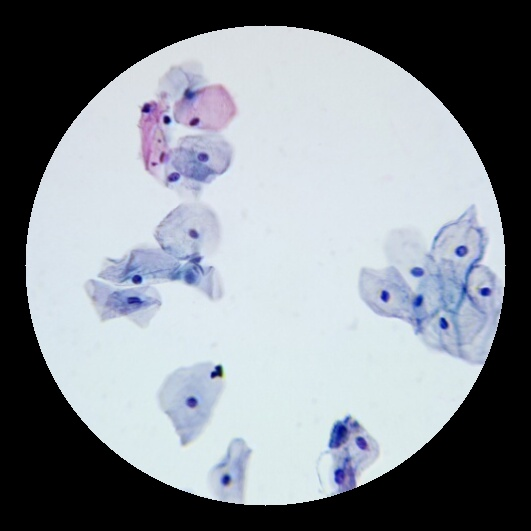
#> input picture alignment_code/elastic_alignment/images/4990.jpg, 531 x 531 px; its folder holds only this picture in this run
$ python -i utils_align.py   (imports and definitions only)
#> lines starting #> are read from the running program, lines starting #| are printed output that depends on the picture; after the words box and inside, x2 and y2 are one past the last pixel; in counts of white or black regions, pixels touching at a corner belong together
#> further down, picture is the input picture: shape (531, 531, 3); mean B, G, R 146.6, 139.5, 133.4
from __future__ import print_function
import cv2
import numpy as np
import glob
import os


MAX_FEATURES = 2000
GOOD_MATCH_PERCENT = 0.9

def crop_microscope(img_to_crop):
    pad_y = img_to_crop.shape[0]//200
#> pad_y = 2
    pad_x = img_to_crop.shape[1]//200
#> pad_x = 2
    img = img_to_crop[pad_y:-pad_y, pad_y:-pad_y,:]

    gray = cv2.cvtColor(img,cv2.COLOR_BGR2GRAY)
    _,thresh = cv2.threshold(gray,50,255,cv2.THRESH_BINARY)
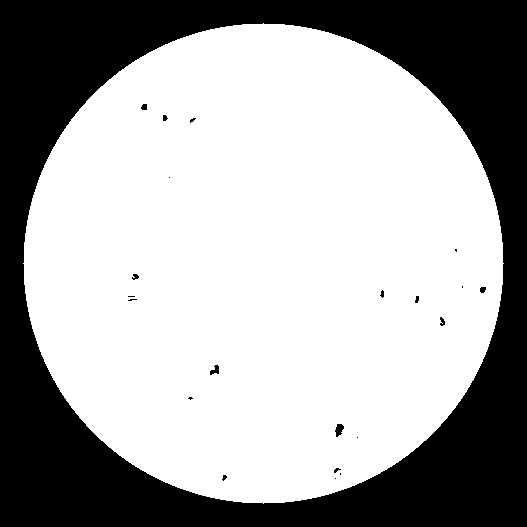
#> thresh: shape (527, 527); 65% white; 22 black regions (12 under 20 px), largest, box (x1, y1, x2, y2) and area: (0, 0, 527, 527) 96812, (335, 424, 344, 437) 76, (210, 365, 219, 375) 54
    x,y,w,h = cv2.boundingRect(thresh) #getting crop points
#> x = 23; y = 23; w = 481; h = 481


#since we cropped borders we need to uncrop it back
    if y!=0:
        y = y+pad_y
#> y = 25
    if h == thresh.shape[0]:
        h = h+pad_y
    if x !=0:
        x = x +pad_x
#> x = 25
    if w == thresh.shape[1]:
        w = w + pad_x
    h = h+pad_y
#> h = 483
    w = w + pad_x
#> w = 483
    crop = img_to_crop[y:y+h,x:x+w]

    return crop


def alignImageChannels(im1):

  im1=crop_microscope(im1)

  red_channel = im1[:,:,2]
  blue_channel = im1[:,:,1]
  green_channel = im1[:,:,0]
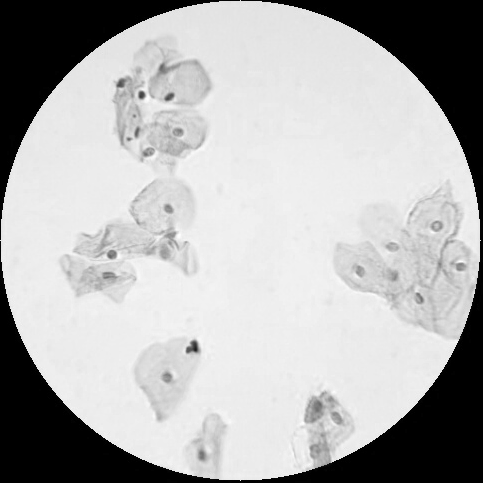
#> green_channel: shape (483, 483); min 0, max 255, mean 177.2


  # Convert images to grayscale
  im1Gray = red_channel
  im2Gray = blue_channel
  im3Gray = green_channel
  # Detect ORB features and compute descriptors.

  orb = cv2.ORB_create(MAX_FEATURES)
  keypoints1, descriptors1 = orb.detectAndCompute(im1Gray, None)
#> keypoints1 = 1185 keypoints; strongest (x, y, size): (192, 343, 77.1), (193, 341, 44.6), (143, 95, 44.6), (193, 342, 37.2)
  keypoints2, descriptors2 = orb.detectAndCompute(im2Gray, None)
#> keypoints2 = 1223 keypoints; strongest (x, y, size): (192, 343, 77.1), (143, 95, 44.6), (193, 341, 44.6), (142, 95, 53.6)
  keypoints3, descriptors3 = orb.detectAndCompute(im3Gray, None)
#> keypoints3 = 926 keypoints; strongest (x, y, size): (143, 94, 44.6), (195, 348, 64.3), (194, 343, 77.1), (194, 344, 53.6)

  # Match features.
  matcher = cv2.DescriptorMatcher_create(cv2.DESCRIPTOR_MATCHER_BRUTEFORCE_HAMMING)

  matches = matcher.match(descriptors1, descriptors2, None)
#> matches = 1185 matches

  matches2 = matcher.match(descriptors3, descriptors2, None)
#> matches2 = 926 matches

  # Sort matches by score
  matches= list(matches)
  matches.sort(key=lambda x: x.distance, reverse=False)

  matches2= list(matches2)
  matches2.sort(key=lambda x: x.distance, reverse=False)

  # Remove not so good matches
  numGoodMatches = int(len(matches) * GOOD_MATCH_PERCENT)
#> numGoodMatches = 1066
  matches = matches[:numGoodMatches]
#> matches = 1066 matches

  numGoodMatches2 = int(len(matches2) * GOOD_MATCH_PERCENT)
#> numGoodMatches2 = 833
  matches2 = matches2[:numGoodMatches2]
#> matches2 = 833 matches

  # Draw top matches
  imMatches = cv2.drawMatches(red_channel, keypoints1, blue_channel, keypoints2, matches, None)
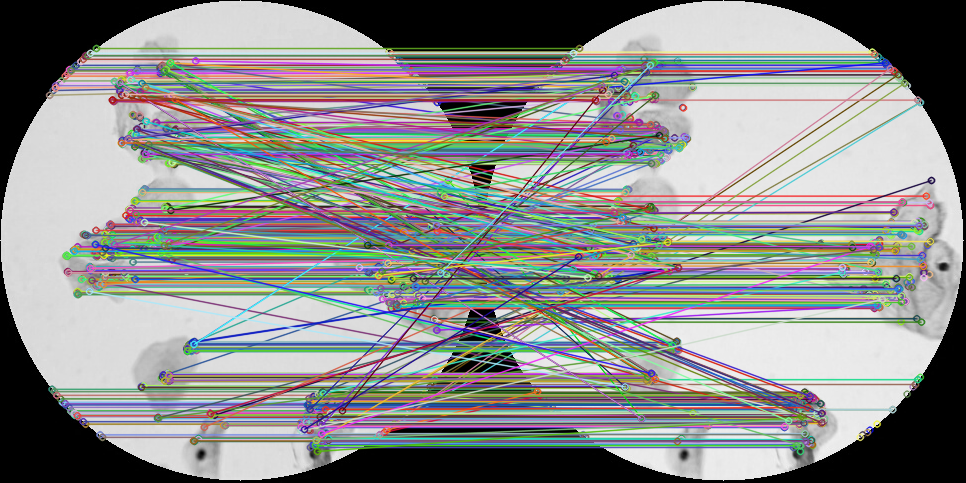
#> imMatches: shape (483, 966, 3); mean of channels 0, 1, 2 140.4, 141.2, 139.7; drawn as B, G, R
  cv2.imwrite("matches.jpg", imMatches)

  imMatches2 = cv2.drawMatches(green_channel, keypoints3, blue_channel, keypoints2, matches2, None)
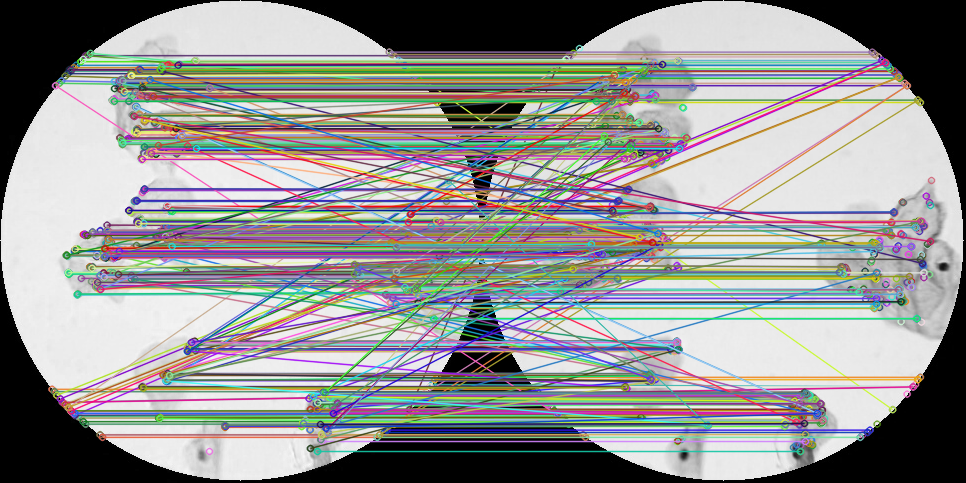
#> imMatches2: shape (483, 966, 3); mean of channels 0, 1, 2 146.2, 147.2, 147.2; drawn as B, G, R
  cv2.imwrite("matches2.jpg", imMatches2)

  # Extract location of good matches
  points1 = np.zeros((len(matches), 2), dtype=np.float32)
#> points1 = 1066 pairs, first value 0 to 0, second value 0 to 0
  points2 = np.zeros((len(matches), 2), dtype=np.float32)
#> points2 has the same summary as points1

  points22 = np.zeros((len(matches2), 2), dtype=np.float32)
#> points22 = 833 pairs, first value 0 to 0, second value 0 to 0
  points3 = np.zeros((len(matches2), 2), dtype=np.float32)
#> points3 = 833 pairs, first value 0 to 0, second value 0 to 0

  for i, match in enumerate(matches):
    points1[i, :] = keypoints1[match.queryIdx].pt
    points2[i, :] = keypoints2[match.trainIdx].pt
#> after the loop, points1 = 1066 pairs, first value 49.2 to 450, second value 48 to 451; points2 = 1066 pairs, first value 51.6 to 448, second value 48 to 447

  for i, match in enumerate(matches2):
    points3[i, :] = keypoints3[match.queryIdx].pt
    points22[i, :] = keypoints2[match.trainIdx].pt
#> after the loop, points22 = 833 pairs, first value 49.2 to 447, second value 51.6 to 451; points3 = 833 pairs, first value 51.6 to 448, second value 51.6 to 451


  # Find homography
  h, mask = cv2.findHomography(points1, points2, cv2.RANSAC)
#> h = [[0.999, -0.000441, 0.135], [-0.000724, 0.999, 0.234], [-1.73e-06, -2.74e-06, 1]]; mask = 1066 values, max 1 at index 0, min 0 at index 184, mean 0.786

  # Use homography
  height, width = red_channel.shape
#> height = 483; width = 483
  im1Reg = cv2.warpPerspective(red_channel, h, (width, height))


  h, mask = cv2.findHomography(points3, points22, cv2.RANSAC)
#> h = [[0.995, -0.0016, 0.922], [-0.000659, 0.999, 0.00782], [-6.84e-06, -1.32e-07, 1]]; mask = 833 values, max 1 at index 0, min 0 at index 26, mean 0.779

  height, width = green_channel.shape
  im2Reg = cv2.warpPerspective(green_channel, h, (width, height))


  im1[:,:,2] = im1Reg
  im1[:,:,1] = blue_channel
  im1[:,:,0] = im2Reg

  mask = np.zeros(im1.shape[:2], dtype="uint8")
  #cv2.circle(image, center_coordinates, radius, color, thickness)
  xc=int(im1.shape[0]/2)
#> xc = 241
  yc=int(im1.shape[0]/2)
#> yc = 241
  radius=int(im1.shape[0]/2)-15
#> radius = 226
  cv2.circle(mask, (xc, yc),radius , 255, -1)
#> mask: shape (483, 483); 68.8% white; 1 black region, box (x1, y1, x2, y2) and area: (0, 0, 483, 483) 72868
  masked = cv2.bitwise_and(im1, im1, mask=mask)

  masked=crop_microscope(masked)
#> in crop_microscope (call 2), `gray = cv2.cvtColor(img,cv2.COLOR_BGR2GRAY)`:
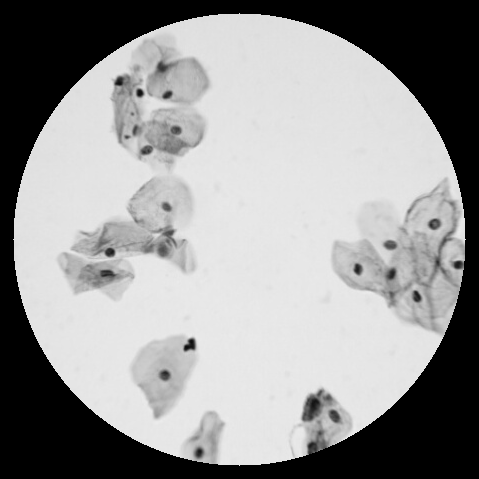
#> gray: shape (479, 479); min 0, max 237, mean 150.4
#> in crop_microscope (call 2), `_,thresh = cv2.threshold(gray,50,255,cv2.THRESH_BINARY)`:
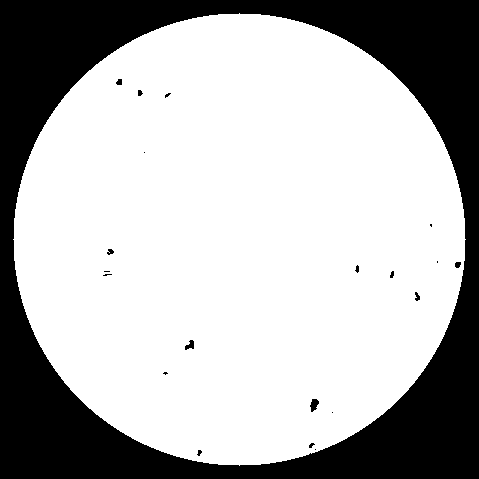
#> thresh: shape (479, 479); 69.7% white; 21 black regions (11 under 20 px), largest, box (x1, y1, x2, y2) and area: (0, 0, 479, 479) 69021, (310, 399, 319, 412) 76, (185, 340, 194, 350) 55
#> in crop_microscope (call 2), `x,y,w,h = cv2.boundingRect(thresh)`: x = 13; w = 453
#> in crop_microscope (call 2), `y = y+pad_y`: y = 15
#> in crop_microscope (call 2), `h = h+pad_y`: h = 455
#> in crop_microscope (call 2), `crop = img_to_crop[y:y+h,x:x+w]`:
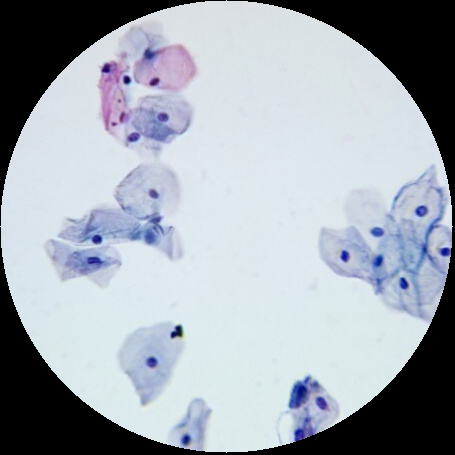
#> crop: shape (455, 455, 3); mean B, G, R 176.8, 167.9, 160.5


  return masked, h


GOOD_MATCH_PERCENT_align = 0.9

MAX_FEATURES_align = 10000

# [42 lines left out: function alignImages, not called in this run]

>>> import cv2
>>> picture = cv2.imread('../elastic_alignment/images/4990.jpg')
>>> result = alignImageChannels(picture)
